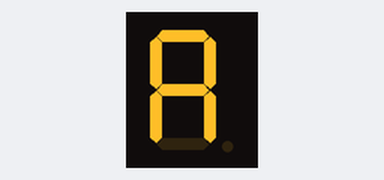
The sketch below on a simulated Arduino Uno, built with avr-gcc and run on an emulated ATmega328P. Parts: 1-digit seven-segment display. Wiring (inferred from the names in the program): 1-digit 7-segment display, segments lit when HIGH: segments pin 1, pin 2, pin 3, pin 4, pin 5, pin 6, pin 7. The segment pins are drawn as the display they are named for.

Above: at 0.1 s.
At 1.6 s:
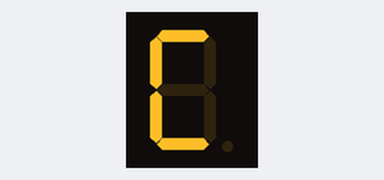
At 3.1 s:
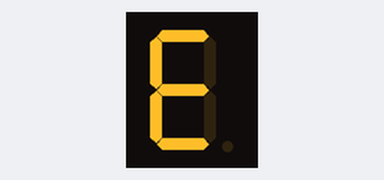
At 4.6 s:
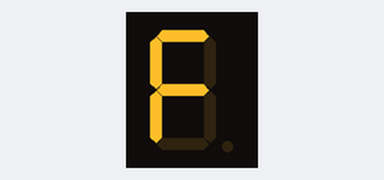
At 6.1 s:
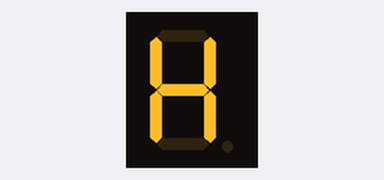
At 9.1 s:
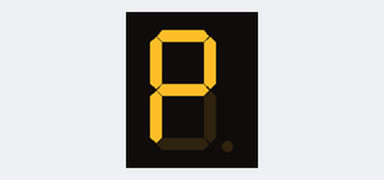

Measured:
- by itself, everything shown: repeats every 10.5 s, in 7 steps
- what the display in image 1 shows lasts 1.5 s, from 1.5 s to 3.0 s

The sketch:

tamrin2_5.ino
```cpp
int segmentPins[] = {1, 2, 3, 4, 5, 6, 7};
char lettersToShow[] = {'A', 'C', 'E', 'F', 'H', 'L', 'P'};
int numLetters = 7;

void setup() {
  for (int i = 0; i < 7; i++) {
    pinMode(segmentPins[i], OUTPUT);
  }
}

void loop() {
  for (int i = 0; i < numLetters; i++) {
    displayLetter(lettersToShow[i]);
    delay(1500);
  }
}

void displayLetter(char letter) {
  for (int i = 0; i < 7; i++) {
    digitalWrite(segmentPins[i], LOW);
  }

  switch (letter) {
    case 'A':
      digitalWrite(segmentPins[0], HIGH);
      digitalWrite(segmentPins[1], HIGH);
      digitalWrite(segmentPins[2], HIGH);
      digitalWrite(segmentPins[4], HIGH);
      digitalWrite(segmentPins[5], HIGH);
      digitalWrite(segmentPins[6], HIGH);
      break;
    case 'C':
      digitalWrite(segmentPins[0], HIGH);
      digitalWrite(segmentPins[3], HIGH);
      digitalWrite(segmentPins[4], HIGH);
      digitalWrite(segmentPins[5], HIGH);
      break;
    case 'E':
      digitalWrite(segmentPins[0], HIGH);
      digitalWrite(segmentPins[3], HIGH);
      digitalWrite(segmentPins[4], HIGH);
      digitalWrite(segmentPins[5], HIGH);
      digitalWrite(segmentPins[6], HIGH);
      break;
    case 'F':
      digitalWrite(segmentPins[0], HIGH);
      digitalWrite(segmentPins[4], HIGH);
      digitalWrite(segmentPins[5], HIGH);
      digitalWrite(segmentPins[6], HIGH);
      break;
    case 'H':
      digitalWrite(segmentPins[1], HIGH);
      digitalWrite(segmentPins[2], HIGH);
      digitalWrite(segmentPins[4], HIGH);
      digitalWrite(segmentPins[5], HIGH);
      digitalWrite(segmentPins[6], HIGH);
      break;
    case 'L':
      digitalWrite(segmentPins[3], HIGH);
      digitalWrite(segmentPins[4], HIGH);
      digitalWrite(segmentPins[5], HIGH);
      break;
    case 'P':
      digitalWrite(segmentPins[0], HIGH);
      digitalWrite(segmentPins[1], HIGH);
      digitalWrite(segmentPins[4], HIGH);
      digitalWrite(segmentPins[5], HIGH);
      digitalWrite(segmentPins[6], HIGH);
      break;
  }
}
```
